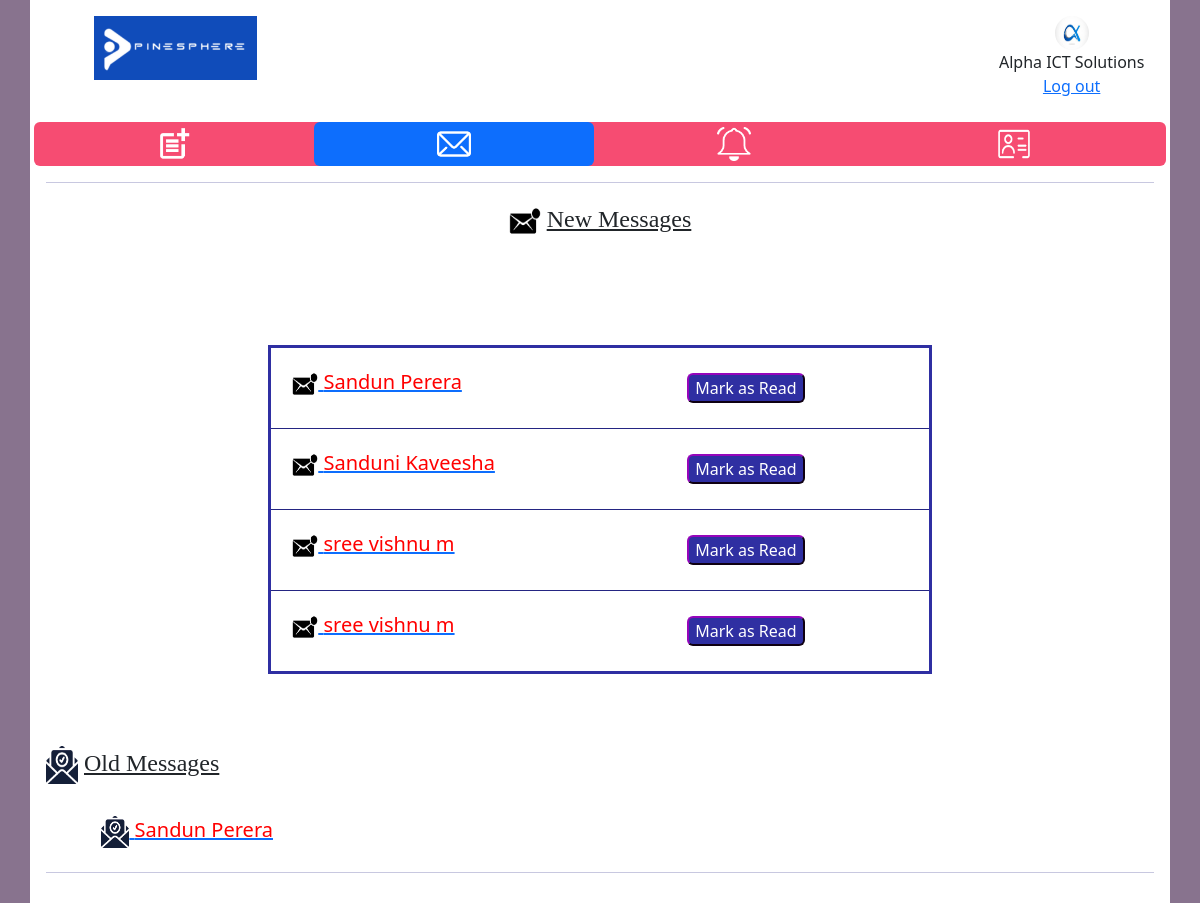
Screenshot of /commsg/01ca3045-d304-4f51-b955-e11f01f4c2c0/ with the database file from the repository.
### WorkplaceApp/models.py (models this page shows)
class companyDataTable(models.Model):
    comid = models.UUIDField(default=uuid.uuid4, primary_key=True, editable=False, unique=True)
    companyname = models.CharField(max_length=100)
    comregno = models.CharField(max_length=500)
    address = models.TextField(blank=True, null=True)
    email = models.CharField(max_length=200)
    tel = models.CharField(max_length=50)
    preffield = models.CharField(max_length=300)
    linkedin = models.CharField(blank=True, null=True, max_length=1000)
    createtimestamp = models.DateTimeField(auto_now_add=True)
    updatetimestamp = models.DateTimeField(auto_now_add=True)
    profilepic = models.ImageField(null=True, blank=True)
    username = models.CharField(unique=True, max_length=200)
    password = models.CharField(max_length=100)

class message(models.Model):
    msgid = models.UUIDField(default=uuid.uuid4, primary_key=True, editable=False, unique=True)
    msg = models.TextField(blank=True, null=True)
    student = models.ForeignKey(studentDataTable, on_delete=models.CASCADE, null=True, blank=True)
    company = models.ForeignKey(companyDataTable, on_delete=models.CASCADE, null=True, blank=True)
    sender = models.CharField(max_length=200)
    senderID = models.CharField(max_length=200, blank=True, null=True)
    Receiver = models.CharField(max_length=200)
    ReceiverID = models.CharField(max_length=200, blank=True, null=True)
    MarkAsRead = models.CharField(max_length=5,blank=True, null=True)
    createtimestamp = models.CharField(max_length=30)

### WorkplaceApp/views.py (the view)
# urls.py: path('commsg/<str:comid>/', views.commsg, name="commsg"),
def commsg(request, comid):
    comdb = companyDataTable.objects.get(comid=comid)
    newmsgdb = message.objects.filter(ReceiverID=comid, MarkAsRead='0')
    oldmsgdb = message.objects.filter(ReceiverID=comid, MarkAsRead='1')
    return render(request, "company/commsg.html",{'comdb':comdb, 'newmsgdb':newmsgdb, 'oldmsgdb':oldmsgdb})

### template/company/commsg.html (shortened to what this page needs)
<!DOCTYPE html>
<html>
    <head>
        {% load static %}
        <link href="https://cdn.jsdelivr.net/npm/bootstrap@5.2.3/dist/css/bootstrap.min.css" rel="stylesheet">
          <link href="{% static 'css/style.css' %} " rel="stylesheet">
    </head>
    <body style="background-color: #88738E;">
		<div class="container p-3" style="background-color: #ffffff;">
			<div class="row header">
				<div class="col-3 col-sm-3">
				<img src="{% static 'images/logointern.png' %}" alt="Company Logo" style=" height: 64px; width: auto;" class="companyLogo">
				</div>
				<div class="col-7 col-sm-7">
				</div>
				<div class="col-2 col-sm-2">
				<img src="{{comdb.profilepic.url}}" alt="User Icon" style="width: 34px; height: 34px;" class="usericon rounded-pill "><br>{{comdb.companyname}}<br><a href="{% url 'logout' %}">Log out</a>
				</div>
			</div>
			<br>
			<div class="row sticky">
			  <ul class="nav nav-pills nav-justified navbarclr">
			    <li class="nav-item">
			      <a class="nav-link" href="{% url 'addpost' comdb.comid %}"> <img src="{% static 'images/icon/addpost.png' %}" alt="Add Posts" style="width: 34px; height: 34px;" class="btnicon"> </a>
			    </li>
			    <li class="nav-item">
			      <a class="nav-link active" href="{% url 'commsg' comdb.comid %}"><img src="{% static 'images/icon/msgwhite.png' %}" alt="Messages" style="width: 34px; height: 34px;" class="btnicon"></a>
			    </li>
			    <li class="nav-item">
			      <a class="nav-link" href="{% url 'ComNotifications' comdb.comid %}"><img src="{% static 'images/icon/notificationwhite.png' %}" alt="Notifications" style="width: 34px; height: 34px;" class="btnicon"></a>
			    </li>
			    <li class="nav-item">
			      <a class="nav-link" href="{% url 'mypost' comdb.comid %}"><img src="{% static 'images/icon/mypost.png' %}" alt="My Posts" style="width: 34px; height: 34px;" class="btnicon"></a>
			    </li>
			  </ul>
			</div>
			<hr style="color:#242582; height:3px;">
            <div class="row">
				<center>
                <div class="newchatHeads">
					<h2 style=" font-family: verdana; font-size: 150%;">
					<img src="{% static 'images/icon/Unread.png' %}" alt="Unread icon" style="width: 32px; height: 40px;">
					<u> New Messages</u></h2>
					<table style="border:3px solid #2f2fa2; width: 60%;">
                    {% for i in newmsgdb %}
					<tr style="border:1px solid #242582;">
					<td>
						<a href="{% url 'comchat' comdb.comid i.senderID %}">
							<div class="heads">
								<h5>
								<img src="{% static 'images/icon/Unread.png' %}" alt="Unread icon" style="width: 26px; height:34px;">
								{{ i.sender }}</h5>
							</div>
						</a>
					</td>
					<td>
						<a href="{% url 'msgseen' comdb.comid i.msgid %}">
							<div class="marbtndiv">
								<br>
									<button type="button" class="markasread">Mark as Read</button>
							</div>
						</a>
						<br>
					</td>
					</tr>
					<br>
					{% endfor %}
				</table>
				</div>
				</center>
            </div>
			<br><br><br>
			<div class="row">
                <div class="oldchatHeads">
					<h2 style=" font-family: verdana; font-size: 150%;">
					<img src="{% static 'images/icon/readmsg.png' %}" alt="Unread messages" style="width: 32px; height: 38px;">
					<u> Old Messages</u>
					</h2>
					<br>
                    {% for k in oldmsgdb %}
                    <a href="{% url 'comchat' comdb.comid k.senderID %}">
						<div class="heads">
							<h5>
								<img src="{% static 'images/icon/readmsg.png' %}" alt="Unread messages" style="width: 28px; height: 32px;">
								{{ k.sender }}
							</h5>
						</div>
                    </a>
                    {% endfor %}
                </div>
            </div>
            <hr style="color:#242582; height:3px;">
		</div>
</body>
</html>

### static/css/style.css (style rules this page uses)
.header { text-align: center; }
div.sticky { position: -webkit-sticky; position: sticky; top: 0; padding: 0px; }
.nav-item > a { padding: 5px; color: black }
.navbarclr { background-color: #f64c72; border-radius: 6px; }
.markasread { color: white; background-color: #2f2fa2; height: auto; width: auto; border-radius: 6px; border-color: #520367; }
.heads { padding-left: 5%; }
.marbtndiv { align-items: center; }
:root { --primary-color:#242582; }

### template/company/commsg.html (style rules this page uses)
h5 { color: red; }

### rows the page displays
companyDataTable: profilepic (picture), companyname "Alpha ICT Solutions"
message: sender "Sandun Perera"
message: sender "Sanduni Kaveesha"
message: sender "sree vishnu m"
message: sender "sree vishnu m"
message: sender "Sandun Perera"
